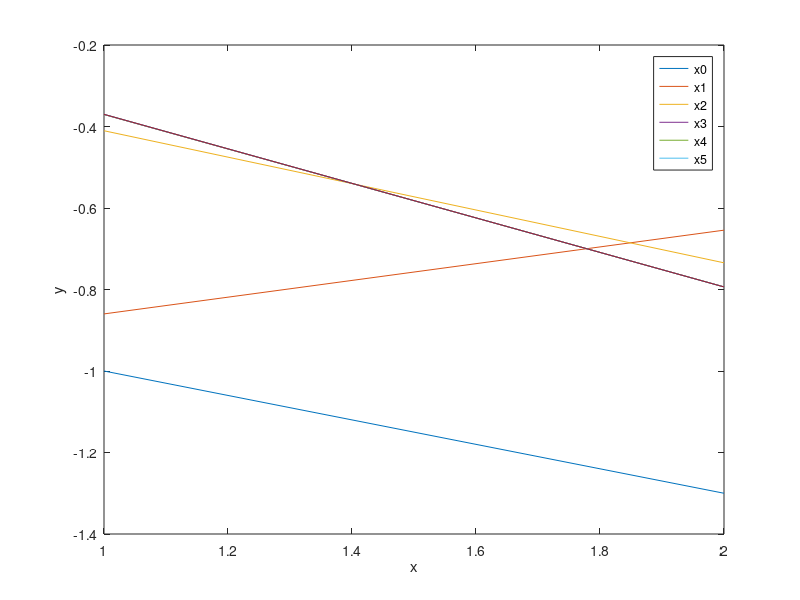

Write the MATLAB code that produced this figure.
%Method of Conjugate gradients: first part of Q4

n=0;
x0=-1.0;
y0=-1.3;
plot([x0,y0])
hold on
fx=@(x,y)1+x-y^2;
fy=@(x,y)1-2*y+4*y*(y^2-x/2);
fx0=fx(x0,y0);
fy0=fy(x0,y0);
f=@(x,y)x+y+x^2/4-y^2+(y^2-x/2)^2;
%scatter(x0,y0,'filled')
phi=@(k)(x0-k*fx0)+(y0-k*fy0)+(x0-k*fx0)^2/4-(y0-k*fy0)^2+((y0-k*fy0)^2-(x0-k*fx0)/2)^2;
kstar=fminbnd(phi,-1,1)
x1=x0-kstar*fx0;
y1=y0-kstar*fy0;
F=f(x1,y1)
d=f(x1,y1)-f(x0,y0)
plot([x1,y1])
%scatter(x1,y1,'filled')
hold on
fx1=fx(x1,y1);
fy1=fy(x1,y1);
sx0=-fx0;
sy0=-fy0;

while n<11
    
    beta1=(fx1^2+fy1^2)/(fx0^2+fy0^2);
    sx1=-fx1+beta1*sx0;
    sy1=-fy1+beta1*sy0;
    phi=@(k)(x1+k*sx1)+(y1+k*sy1)+(x1+k*sx1)^2/4-(y1+k*sy1)^2+((y1+k*sy1)^2-(x1+k*sx1)/2)^2;
    kstar=fminbnd(phi,-10^10,10^10)
    x2=x1+kstar*sx1;
    y2=y1+kstar*sy1;
    fx2=fx(x2,y2);
    fy2=fy(x2,y2);
    F=f(x2,y2)
    d=f(x2,y2)-f(x1,y1)
    plot([x2,y2])
    %scatter(x2,y2,'filled')
   hold on
    x0=x1;
    y0=y1;
    fx0=fx1;
    fy0=fy1;
    sx0=sx1;
    sy0=sy1;
    x1=x2;
    y1=y2;
    fx1=fx2;
    fy1=fy2;
    n=n+1;
    
if norm([x1 y1]-[x0 y0])<10^-5
    n=12;
end

end
xlabel('x')
ylabel('y')
legend('x0','x1','x2','x3','x4','x5')
hold off 
